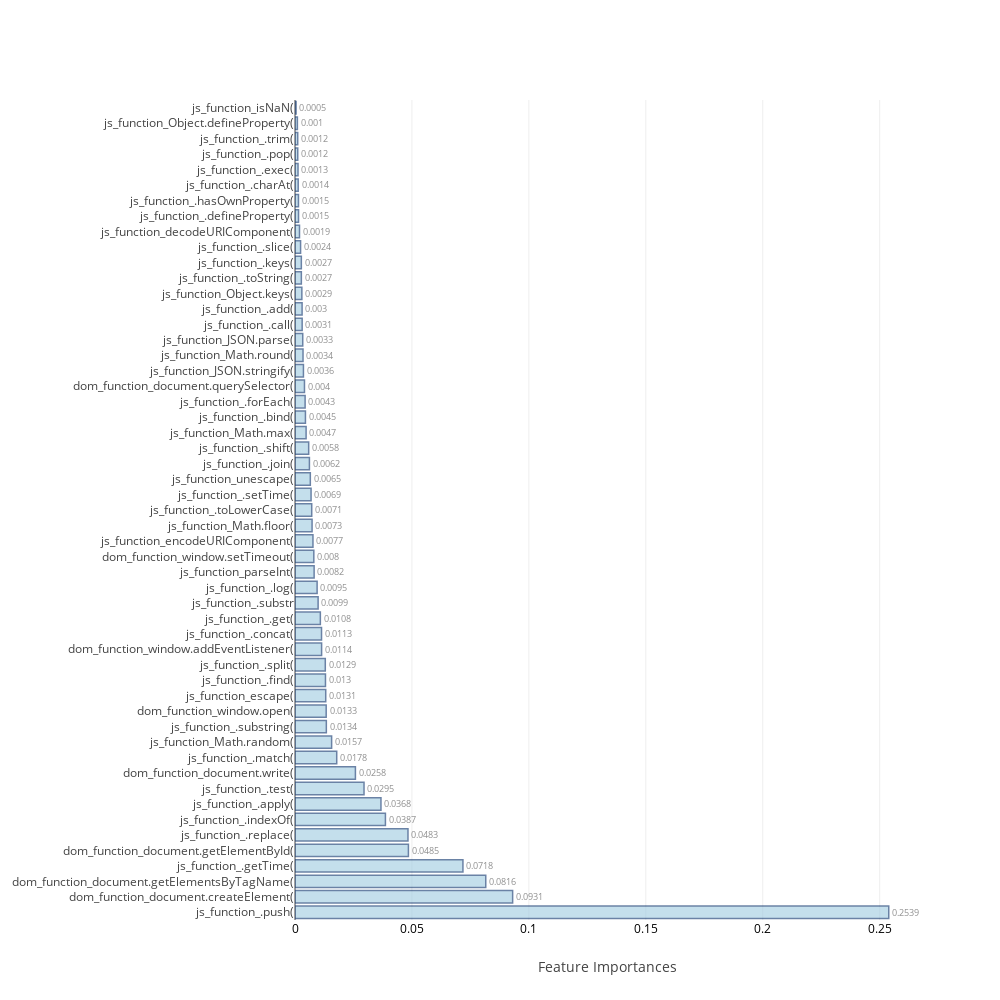

Source (notebook cell):
### Code cell
avg_feat_impt=(pd.concat((f_r,f_e), axis=1).mean(axis=1).sort_values(ascending=False))

feat_impt_plot(avg_feat_impt)

### Figure 1 — Plotly figure (JSON) as saved in the notebook; plotly's stock layout.template omitted (floating-point values rounded to 4 significant figures)
{"data": [{"marker": {"color": "rgb(158,202,225)", "line": {"color": "rgb(8,48,107)", "width": 1.5}}, "opacity": 0.6, "orientation": "h", "text": [0.2539, 0.0931, 0.0816, 0.0718, 0.0485, 0.0483, 0.0387, 0.0368, 0.0295, 0.0258, 0.0178, 0.0157, 0.0134, 0.0133, 0.0131, 0.013, 0.0129, 0.0114, 0.0113, 0.0108, 0.0099, 0.0095, 0.0082, 0.008, 0.0077, 0.0073, 0.0071, 0.0069, 0.0065, 0.0062, 0.0058, 0.0047, 0.0045, 0.0043, 0.004, 0.0036, 0.0034, 0.0033, 0.0031, 0.003, 0.0029, 0.0027, 0.0027, 0.0024, 0.0019, 0.0015, 0.0015, 0.0014, 0.0013, 0.0012, 0.0012, 0.001, 0.0005], "textposition": "outside", "type": "bar", "uid": "1c6095fc-aa2d-4234-8595-2847e8c41bfc", "x": [0.2539, 0.09306, 0.08156, 0.0718, 0.04849, 0.04831, 0.03866, 0.03676, 0.02951, 0.02583, 0.01784, 0.01566, 0.0134, 0.01333, 0.01314, 0.01303, 0.01295, 0.01138, 0.01134, 0.01084, 0.009882, 0.009454, 0.008174, 0.008045, 0.007677, 0.0073, 0.00715, 0.006868, 0.006549, 0.006168, 0.005849, 0.004748, 0.004462, 0.004323, 0.004049, 0.00361, 0.003431, 0.00331, 0.00306, 0.003031, 0.00293, 0.002714, 0.002711, 0.002387, 0.001922, 0.00151, 0.001478, 0.00137, 0.001289, 0.001173, 0.001159, 0.001016, 0.0004638], "y": ["js_function_.push(", "dom_function_document.createElement(", "dom_function_document.getElementsByTagName(", "js_function_.getTime(", "dom_function_document.getElementById(", "js_function_.replace(", "js_function_.indexOf(", "js_function_.apply(", "js_function_.test(", "dom_function_document.write(", "js_function_.match(", "js_function_Math.random(", "js_function_.substring(", "dom_function_window.open(", "js_function_escape(", "js_function_.find(", "js_function_.split(", "dom_function_window.addEventListener(", "js_function_.concat(", "js_function_.get(", "js_function_.substr", "js_function_.log(", "js_function_parseInt(", "dom_function_window.setTimeout(", "js_function_encodeURIComponent(", "js_function_Math.floor(", "js_function_.toLowerCase(", "js_function_.setTime(", "js_function_unescape(", "js_function_.join(", "js_function_.shift(", "js_function_Math.max(", "js_function_.bind(", "js_function_.forEach(", "dom_function_document.querySelector(", "js_function_JSON.stringify(", "js_function_Math.round(", "js_function_JSON.parse(", "js_function_.call(", "js_function_.add(", "js_function_Object.keys(", "js_function_.toString(", "js_function_.keys(", "js_function_.slice(", "js_function_decodeURIComponent(", "js_function_.defineProperty(", "js_function_.hasOwnProperty(", "js_function_.charAt(", "js_function_.exec(", "js_function_.pop(", "js_function_.trim(", "js_function_Object.defineProperty(", "js_function_isNaN("]}], "layout": {"autosize": false, "height": 1000, "width": 1000, "xaxis": {"tickfont": {"color": "black", "size": 12}, "title": "Feature Importances"}, "yaxis": {"automargin": true}}}
